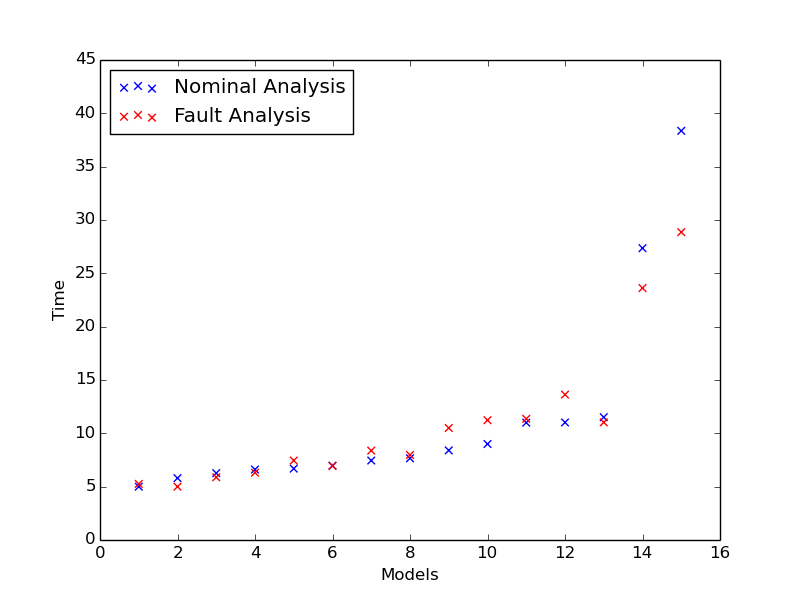

This chart was generated by the following Python code:
import matplotlib.pyplot as plt
import csv
import os.path
#print os.getcwd()

x1 = []
y1 = []
x2 = []
y2 = []

userhome = os.path.expanduser('~')
csvfileNominal= os.path.join(userhome, 'git/dkstewart/University-Research/Experiments', 'nominalDataComp.csv')
csvfileFault= os.path.join(userhome, 'git/dkstewart/University-Research/Experiments', 'faultDataComp.csv')

with open(csvfileNominal,'r') as csvfile:
    plots = csv.reader(csvfile, delimiter=',')
    for row in plots:
        x1.append(int(row[0]))
        y1.append(float(row[1]))

with open(csvfileFault,'r') as csvfile:
    plots = csv.reader(csvfile, delimiter=',')
    for row in plots:
        x2.append(int(row[0]))
        y2.append(float(row[1]))
        
plt.scatter(x1, y1, label= "Nominal Analysis", color= "blue", marker= "x", s=30)
plt.scatter(x2, y2, label= "Fault Analysis", color= "red", marker= "x", s=30) 
  
# naming the x axis 
plt.xlabel('Models') 
# naming the y axis 
plt.ylabel('Time') 
  
# show a legend on the plot 
plt.legend(loc="upper left") 
plt.show() 
